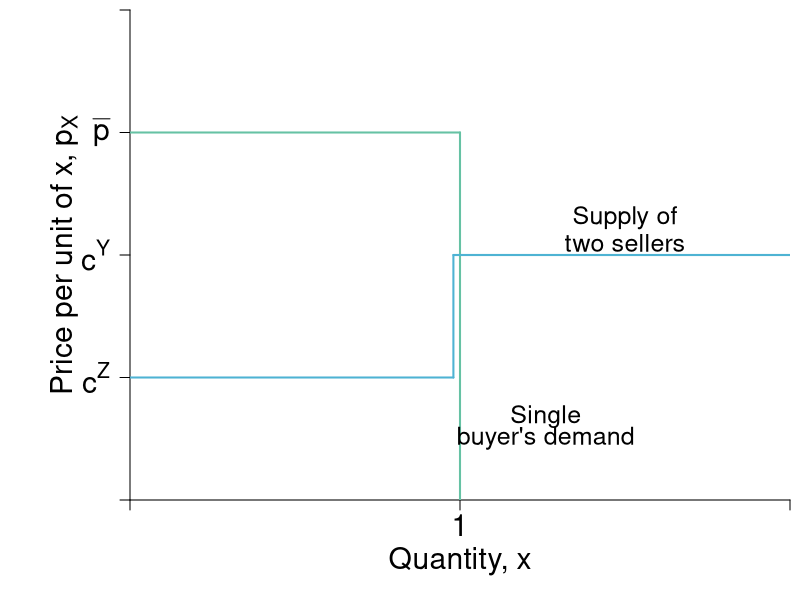
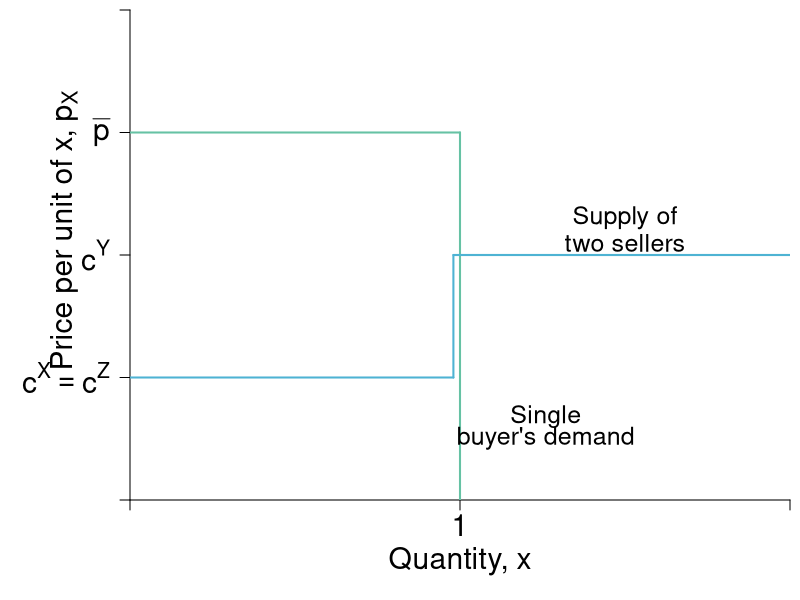
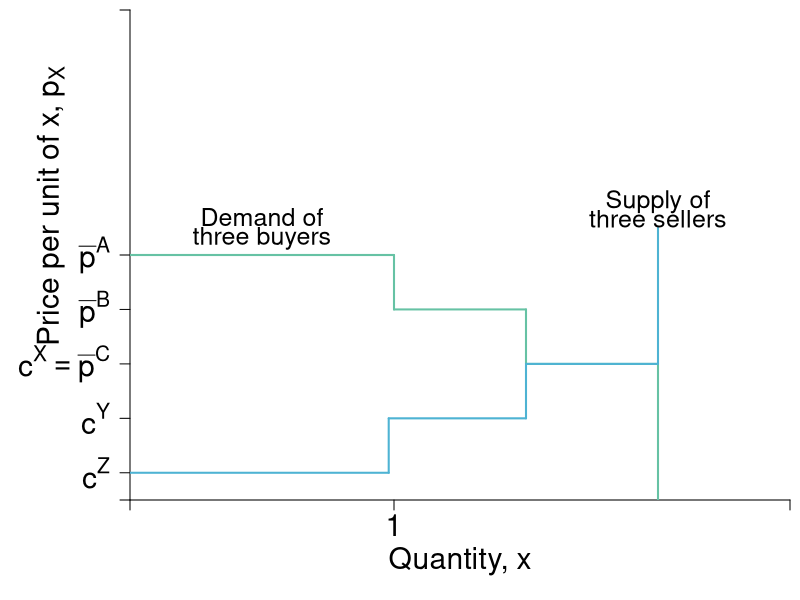

Reproduce these figures in R, in order.
require(shape)
pdf(file = "competitionmarkets/checkpoint_9.10_a.pdf", width = 9, height = 7)

#Set parameters for graphics
pointsize <- 1.8
axislabelsize <- 1.8
labelsize <- 1.5
namesize <- 1.8
annotatesize <- 1.5
graphlinewidth <- 2
segmentlinewidth <- 1.5


COL <- c("#7fc97f", "#beaed4", "#fdc086", "#ffff99", "#386cb0", "#f0027f", "#bf5b17", "#666666")
COLA <- c("#e0f3db", "#99d8c9","#66c2a4","#41ae76", "#238b45", "#005824")
COLB <- c("#c6dbef", "#4eb3d3", "#2b8cbe", "#0868ac","#084081")
COLC <- c("#fcfbfd", "#efedf5", "#dadaeb", "#bcbddc", "#9e9ac8", "#807dba", "#6a51a3", "#54278f", "#3f007d")
Grays <- gray.colors(25, start = 1, end = 0)
par(mar =  c(5, 6.5, 0.5, 0.5))

Demand <- function(x, rmax = 20, xmax = 12, n = 10) {
  rmax - (rmax/(n*xmax))*x
}

mrsA <- function(x, rmax = 20, xmax = 10) {
  rmax - (rmax/xmax)*x
}

uA <- function(x, y, rmax = 20, xmax = 10) {
  y + rmax*x - (1/2)(rmax/xmax)*x^2
}


Supply <- function(x, c1 = 0, c2 = 0.05){
  c1 + 2*c2*x
}

xlims <- c(0, 2)
ylims <- c(0, 4)

npts <- 501 

plot(0, 0, xlim = xlims, ylim = ylims, type = "n",
     xlab = expression(paste("")),
     ylab = expression(paste("")), 
     xaxt = "n", 
     yaxt = "n", 
     cex.lab = axislabelsize, 
     bty = "n",
     xaxs="i", 
     yaxs="i")

# ticksy <- seq(from = 0, to = ylims[2], by = 2)
# ylabels <- seq(from = 0, to = ylims[2], by = 2)
# ticksx <- seq(from = 0, to = xlims[2], by = 2)
# xlabels <- seq(from = 0, to = xlims[2], by = 2)
ticksy <- c(0, 1, 2, 3, ylims[2])
ylabels <- c(NA, expression(paste(c^Z)), expression(paste(c^Y)), expression(paste( bar(p) )), NA)
ticksx <- c(0, 1, xlims[2])
xlabels <- c(NA, 1, NA)

axis(1, at = ticksx, pos = 0, labels = xlabels, cex.axis = axislabelsize)
axis(2, at = ticksy, pos = 0, labels = ylabels, las = 1, cex.axis = axislabelsize)

npts <- 500 
xx1 <- seq(xlims[1], xlims[2], length.out = npts)

#Draw the polygon for producer surplus
# xpoly1 <- c(0, 75, 0, 0)
# ypoly1 <- c(0, 7.5, 7.5, 0)
# polygon(x = xpoly1, y = ypoly1, col=COLB[1], density=NULL, border = NA)

# #Draw the polygon for consumer surplus
# xpoly2 <- c(0, 75, 0, 0)
# ypoly2 <- c(7.5, 7.5, 20, 7.5)
# polygon(x = xpoly2, y = ypoly2, col=COLA[1], density=NULL, border = NA)
# text(25, 6, expression(paste("Producer Surplus")), xpd = TRUE, cex = labelsize) 
# text(25, 11.5, expression(paste("Consumer Surplus")), xpd = TRUE, cex = labelsize) 

#Lines for mrs graph
# lines(xx1, Demand(xx1), col = COLA[4], lwd = graphlinewidth)
# lines(xx1, Supply(xx1), col = COLB[4], lwd = graphlinewidth)
#lines(xx1, mrsA(xx1, rmax = 20, xmax = 10), col = COLA[4], lwd = graphlinewidth)

#Line for Demand
segments(0, 3, 1, 3, lty = 1, col = COLA[3] , lwd = graphlinewidth)
segments(1, 0, 1, 3, lty = 1, col = COLA[3] , lwd = graphlinewidth)

#Line for Supply
segments(0, 1, 0.98, 1, lty = 1, col = COLB[2] , lwd = graphlinewidth)
segments(0.98, 1, 0.98, 2, lty = 1, col = COLB[2] , lwd = graphlinewidth)
segments(0.98, 2, 2, 2, lty = 1, col = COLB[2] , lwd = graphlinewidth)

#Label axes
mtext(expression(paste("Quantity, ", x)), side=1, line = 3, cex = axislabelsize)
text(-0.2, 0.5*ylims[2], expression(paste("Price per unit of x, ", p[X])), xpd = TRUE, cex = axislabelsize, srt = 90) 
# 
# points(50, 10, pch = 16, col = "black", cex = 1.5)
# text(52, 10.5, expression(M))

#segments(4.11765, 6.17647, 5.88, 8.88, lty = 1, col = COL[2] , lwd = graphlinewidth)
text(1.26, 0.68, expression("Single"), cex = labelsize)
text(1.26, 0.5, expression("buyer's demand"), cex = labelsize)
text(1.5, 2.3, expression("Supply of"), cex = labelsize)
text(1.5, 2.1, expression("two sellers"), cex = labelsize)


dev.off()

#Plot B

pdf(file = "competitionmarkets/checkpoint_9.10_b.pdf", width = 9, height = 7)

#Set parameters for graphics
pointsize <- 1.8
axislabelsize <- 1.8
labelsize <- 1.5
namesize <- 1.8
annotatesize <- 1.5
graphlinewidth <- 2
segmentlinewidth <- 1.5


COL <- c("#7fc97f", "#beaed4", "#fdc086", "#ffff99", "#386cb0", "#f0027f", "#bf5b17", "#666666")
COLA <- c("#e0f3db", "#99d8c9","#66c2a4","#41ae76", "#238b45", "#005824")
COLB <- c("#c6dbef", "#4eb3d3", "#2b8cbe", "#0868ac","#084081")
COLC <- c("#fcfbfd", "#efedf5", "#dadaeb", "#bcbddc", "#9e9ac8", "#807dba", "#6a51a3", "#54278f", "#3f007d")
Grays <- gray.colors(25, start = 1, end = 0)
par(mar =  c(5, 6.5, 0.5, 0.5))

Demand <- function(x, rmax = 20, xmax = 12, n = 10) {
  rmax - (rmax/(n*xmax))*x
}

mrsA <- function(x, rmax = 20, xmax = 10) {
  rmax - (rmax/xmax)*x
}

uA <- function(x, y, rmax = 20, xmax = 10) {
  y + rmax*x - (1/2)(rmax/xmax)*x^2
}


Supply <- function(x, c1 = 0, c2 = 0.05){
  c1 + 2*c2*x
}

xlims <- c(0, 2)
ylims <- c(0, 4)

npts <- 501 

plot(0, 0, xlim = xlims, ylim = ylims, type = "n",
     xlab = expression(paste("")),
     ylab = expression(paste("")), 
     xaxt = "n", 
     yaxt = "n", 
     cex.lab = axislabelsize, 
     bty = "n",
     xaxs="i", 
     yaxs="i")

# ticksy <- seq(from = 0, to = ylims[2], by = 2)
# ylabels <- seq(from = 0, to = ylims[2], by = 2)
# ticksx <- seq(from = 0, to = xlims[2], by = 2)
# xlabels <- seq(from = 0, to = xlims[2], by = 2)
ticksy <- c(0, 1, 2, 3, ylims[2])
ylabels <- c(NA, expression(paste(c^X == c^Z)), expression(paste(c^Y)), expression(paste( bar(p) )), NA)
ticksx <- c(0, 1, xlims[2])
xlabels <- c(NA, 1, NA)

axis(1, at = ticksx, pos = 0, labels = xlabels, cex.axis = axislabelsize)
axis(2, at = ticksy, pos = 0, labels = ylabels, las = 1, cex.axis = axislabelsize)

npts <- 500 
xx1 <- seq(xlims[1], xlims[2], length.out = npts)

#Draw the polygon for producer surplus
# xpoly1 <- c(0, 75, 0, 0)
# ypoly1 <- c(0, 7.5, 7.5, 0)
# polygon(x = xpoly1, y = ypoly1, col=COLB[1], density=NULL, border = NA)

# #Draw the polygon for consumer surplus
# xpoly2 <- c(0, 75, 0, 0)
# ypoly2 <- c(7.5, 7.5, 20, 7.5)
# polygon(x = xpoly2, y = ypoly2, col=COLA[1], density=NULL, border = NA)
# text(25, 6, expression(paste("Producer Surplus")), xpd = TRUE, cex = labelsize) 
# text(25, 11.5, expression(paste("Consumer Surplus")), xpd = TRUE, cex = labelsize) 

#Lines for mrs graph
# lines(xx1, Demand(xx1), col = COLA[4], lwd = graphlinewidth)
# lines(xx1, Supply(xx1), col = COLB[4], lwd = graphlinewidth)
#lines(xx1, mrsA(xx1, rmax = 20, xmax = 10), col = COLA[4], lwd = graphlinewidth)

#Line for Demand
segments(0, 3, 1, 3, lty = 1, col = COLA[3] , lwd = graphlinewidth)
segments(1, 0, 1, 3, lty = 1, col = COLA[3] , lwd = graphlinewidth)

#Line for Supply
segments(0, 1, 0.98, 1, lty = 1, col = COLB[2] , lwd = graphlinewidth)
segments(0.98, 1, 0.98, 2, lty = 1, col = COLB[2] , lwd = graphlinewidth)
segments(0.98, 2, 2, 2, lty = 1, col = COLB[2] , lwd = graphlinewidth)

#Label axes
mtext(expression(paste("Quantity, ", x)), side=1, line = 3, cex = axislabelsize)
text(-0.2, 0.55*ylims[2], expression(paste("Price per unit of x, ", p[X])), xpd = TRUE, cex = axislabelsize, srt = 90) 
# 
# points(50, 10, pch = 16, col = "black", cex = 1.5)
# text(52, 10.5, expression(M))

#segments(4.11765, 6.17647, 5.88, 8.88, lty = 1, col = COL[2] , lwd = graphlinewidth)
text(1.26, 0.68, expression("Single"), cex = labelsize)
text(1.26, 0.5, expression("buyer's demand"), cex = labelsize)
text(1.5, 2.3, expression("Supply of"), cex = labelsize)
text(1.5, 2.1, expression("two sellers"), cex = labelsize)

dev.off()


#Plot C

pdf(file = "competitionmarkets/checkpoint_9.10_c.pdf", width = 9, height = 7)

#Set parameters for graphics
pointsize <- 1.8
axislabelsize <- 1.8
labelsize <- 1.5
namesize <- 1.8
annotatesize <- 1.5
graphlinewidth <- 2
segmentlinewidth <- 1.5


COL <- c("#7fc97f", "#beaed4", "#fdc086", "#ffff99", "#386cb0", "#f0027f", "#bf5b17", "#666666")
COLA <- c("#e0f3db", "#99d8c9","#66c2a4","#41ae76", "#238b45", "#005824")
COLB <- c("#c6dbef", "#4eb3d3", "#2b8cbe", "#0868ac","#084081")
COLC <- c("#fcfbfd", "#efedf5", "#dadaeb", "#bcbddc", "#9e9ac8", "#807dba", "#6a51a3", "#54278f", "#3f007d")
Grays <- gray.colors(25, start = 1, end = 0)
par(mar =  c(5, 6.5, 0.5, 0.5))

Demand <- function(x, rmax = 20, xmax = 12, n = 10) {
  rmax - (rmax/(n*xmax))*x
}

mrsA <- function(x, rmax = 20, xmax = 10) {
  rmax - (rmax/xmax)*x
}

uA <- function(x, y, rmax = 20, xmax = 10) {
  y + rmax*x - (1/2)(rmax/xmax)*x^2
}


Supply <- function(x, c1 = 0, c2 = 0.05){
  c1 + 2*c2*x
}

xlims <- c(0, 2.5)
ylims <- c(0, 9)

npts <- 501 

plot(0, 0, xlim = xlims, ylim = ylims, type = "n",
     xlab = expression(paste("")),
     ylab = expression(paste("")), 
     xaxt = "n", 
     yaxt = "n", 
     cex.lab = axislabelsize, 
     bty = "n",
     xaxs="i", 
     yaxs="i")

# ticksy <- seq(from = 0, to = ylims[2], by = 2)
# ylabels <- seq(from = 0, to = ylims[2], by = 2)
# ticksx <- seq(from = 0, to = xlims[2], by = 2)
# xlabels <- seq(from = 0, to = xlims[2], by = 2)
ticksy <- c(0, 0.5, 1.5, 2.5,3.5,4.5,ylims[2])
ylabels <- c(NA, expression(paste(c^Z)), expression(paste(c^Y)), expression(paste(c^X == bar(p)^C)), expression(paste(bar(p)^B)), expression(paste(bar(p)^A)), NA)
ticksx <- c(0, 1, xlims[2])
xlabels <- c(NA, 1, NA)

axis(1, at = ticksx, pos = 0, labels = xlabels, cex.axis = axislabelsize)
axis(2, at = ticksy, pos = 0, labels = ylabels, las = 1, cex.axis = axislabelsize)

npts <- 500 
xx1 <- seq(xlims[1], xlims[2], length.out = npts)

#Draw the polygon for producer surplus
# xpoly1 <- c(0, 75, 0, 0)
# ypoly1 <- c(0, 7.5, 7.5, 0)
# polygon(x = xpoly1, y = ypoly1, col=COLB[1], density=NULL, border = NA)

# #Draw the polygon for consumer surplus
# xpoly2 <- c(0, 75, 0, 0)
# ypoly2 <- c(7.5, 7.5, 20, 7.5)
# polygon(x = xpoly2, y = ypoly2, col=COLA[1], density=NULL, border = NA)
# text(25, 6, expression(paste("Producer Surplus")), xpd = TRUE, cex = labelsize) 
# text(25, 11.5, expression(paste("Consumer Surplus")), xpd = TRUE, cex = labelsize) 

#Lines for mrs graph
# lines(xx1, Demand(xx1), col = COLA[4], lwd = graphlinewidth)
# lines(xx1, Supply(xx1), col = COLB[4], lwd = graphlinewidth)
#lines(xx1, mrsA(xx1, rmax = 20, xmax = 10), col = COLA[4], lwd = graphlinewidth)

#Line for Demand
segments(0, 4.5, 1, 4.5, lty = 1, col = COLA[3] , lwd = graphlinewidth)
segments(1, 4.5, 1, 3.5, lty = 1, col = COLA[3] , lwd = graphlinewidth)
segments(1, 3.5, 1.5, 3.5, lty = 1, col = COLA[3] , lwd = graphlinewidth)
segments(1.5, 3.5, 1.5, 2.5, lty = 1, col = COLA[3] , lwd = graphlinewidth)
segments(1.5, 2.5, 2, 2.5, lty = 1, col = COLA[3] , lwd = graphlinewidth)
segments(2, 2.5, 2, 0, lty = 1, col = COLA[3] , lwd = graphlinewidth)


#Line for Supply
segments(0, 0.5, 0.98, 0.5, lty = 1, col = COLB[2] , lwd = graphlinewidth)
segments(0.98, 0.5, 0.98, 1.5, lty = 1, col = COLB[2] , lwd = graphlinewidth)
segments(0.98, 1.5, 1.5, 1.5, lty = 1, col = COLB[2] , lwd = graphlinewidth)
segments(1.5, 1.5, 1.5, 2.5, lty = 1, col = COLB[2] , lwd = graphlinewidth)
segments(1.5, 2.5, 2, 2.5, lty = 1, col = COLB[2] , lwd = graphlinewidth)
segments(2, 2.5, 2, 5, lty = 1, col = COLB[2] , lwd = graphlinewidth)

#Label axes
mtext(expression(paste("Quantity, ", x)), side=1, line = 3, cex = axislabelsize)
text(-0.3, 0.6*ylims[2], expression(paste("Price per unit of x, ", p[X])), xpd = TRUE, cex = axislabelsize, srt = 90) 
# 
# points(50, 10, pch = 16, col = "black", cex = 1.5)
# text(52, 10.5, expression(M))

#segments(4.11765, 6.17647, 5.88, 8.88, lty = 1, col = COL[2] , lwd = graphlinewidth)
text(0.5, 5.2, expression("Demand of"), cex = labelsize)
text(0.5, 4.8, expression("three buyers"), cex = labelsize)
text(2, 5.47, expression("Supply of"), cex = labelsize)
text(2, 5.17, expression("three sellers"), cex = labelsize)


dev.off()
